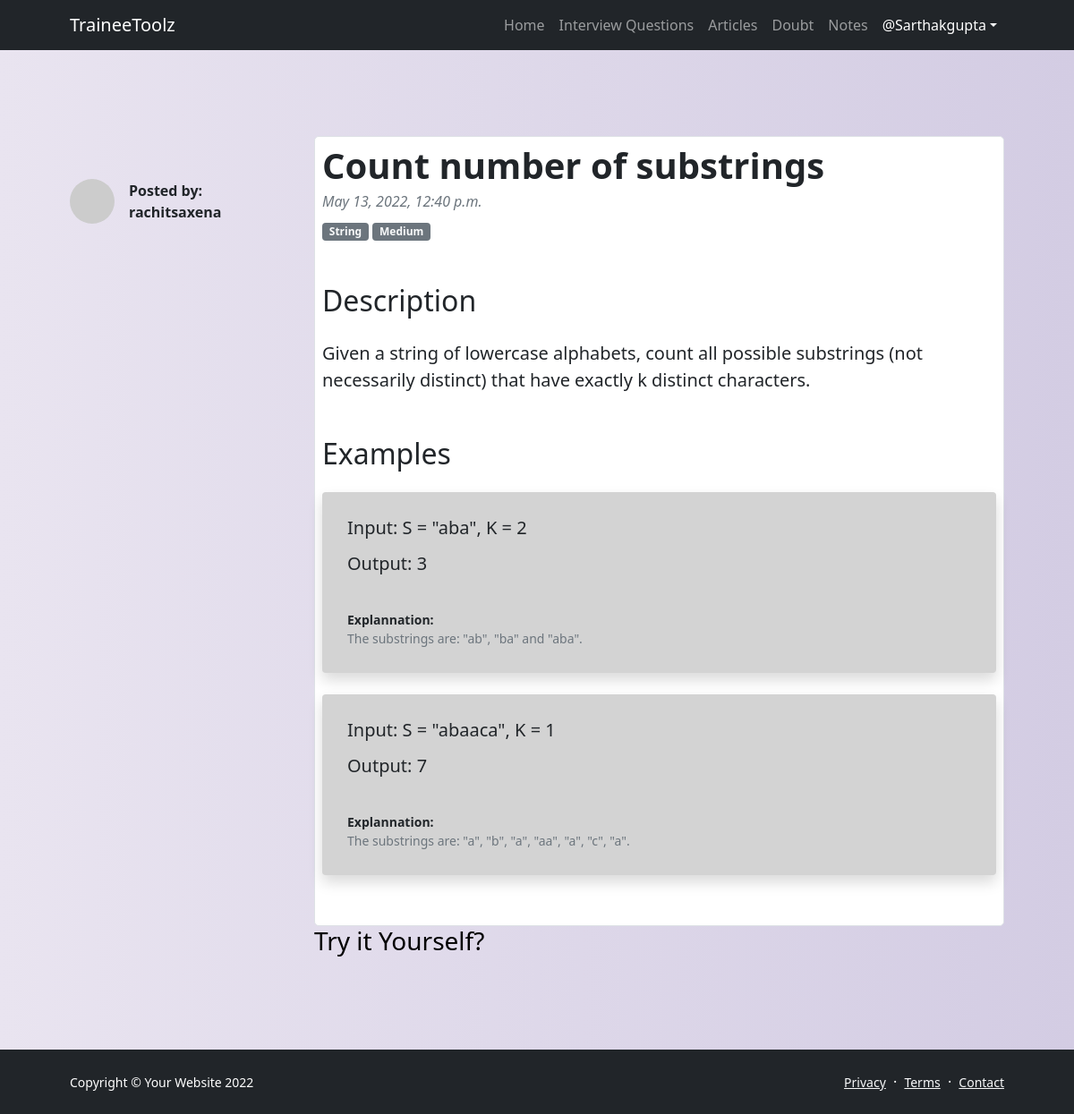
The page /question/question_detail/6 (signed in) on the database its author committed.
### question/models.py (models this page shows, shortened)
class Question(models.Model):
    DIFF_CHOICES = (
        ('Easy', 'Easy'),
        ('Medium', 'Medium'),
        ('Hard', 'Hard'),
    )
    heading = models.CharField(max_length=200)
    user = models.ForeignKey(User , on_delete=models.CASCADE)
    date = models.DateTimeField(auto_now_add=True)
    difficulty = models.CharField(max_length=100 , choices=DIFF_CHOICES , default='Easy')
    tags = models.ForeignKey(Category,blank=True , null=True, on_delete=models.CASCADE)
    description = models.TextField()
    example = models.ManyToManyField('Example' , blank=True , related_name='exampleQuestion')
    companies = models.ManyToManyField(Company, blank=True)

class Category(models.Model):
    ICON_CHOICES = (
        ('Arr','Array'),
        ('DP', 'Dynamic Programing'),
        ('STR', 'String'),
        ('LL','Linked List'),
        ("S",'Stack')
    )
    name = models.CharField(max_length=100)
    img = models.ImageField(blank=True, null=True, upload_to='./media/category')
    icon = models.CharField(max_length=3, choices=ICON_CHOICES, blank=True , null=True)
    def __str__(self):
        return self.name

class Example(models.Model):
    input = models.CharField(max_length=1000)
    output = models.CharField(max_length=1000)
    explaination = models.TextField()
    ques = models.ForeignKey(Question , on_delete=models.CASCADE , related_name='ques')

### question/views.py (the view)
# urls.py: path('question_detail/<str:pk>' , views.questions_detail, name='questions_detail'),
@login_required(login_url="loginPage")
def questions_detail(request, pk):
    question = Question.objects.get(id=pk)
    paras = str(question.description).split('/')
    params = {
        'question':question,
        'paras':paras
    }
    return render(request, 'question/questions_detail.html', params)

### templates/question/questions_detail.html (shortened to what this page needs)
<!DOCTYPE html>
<html lang="en">
    <head>
        <link href="https://cdn.jsdelivr.net/npm/bootstrap-icons@1.5.0/font/bootstrap-icons.css" rel="stylesheet" />
    </head>
    <body class="d-flex flex-column">
        <main class="flex-shrink-0">
            <nav class="navbar navbar-expand-lg navbar-dark bg-dark">
                <div class="container px-5">
                    <a class="navbar-brand" href="{% url 'index' %}">TraineeToolz</a>
                    <div class="collapse navbar-collapse" id="navbarSupportedContent">
                        <ul class="navbar-nav ms-auto mb-2 mb-lg-0">
                            <li class="nav-item"><a class="nav-link" href="{% url 'index' %}">Home</a></li>
                            <li class="nav-item"><a class="nav-link" href="{% url 'questionIndex' %}">Interview Questions</a></li>
                            <li class="nav-item"><a class="nav-link" href="{% url 'articles' %}">Articles</a></li>
                            <li class="nav-item"><a class="nav-link" href="{% url 'doubtIndex' %}">Doubt</a></li>
                            <li class="nav-item"><a class="nav-link" href="{% url 'notesMainPage' %}">Notes</a></li>
                            <li class="nav-item dropdown">
                                <a class="nav-link dropdown-toggle text-white" id="navbarDropdownPortfolio" href="#" role="button" data-bs-toggle="dropdown" aria-expanded="false">@{{user.username}}</a>
                            </li>
                        </ul>
                    </div>
                </div>
            </nav>
            <section class="py-5">
                <div class="container px-5 my-5">
                    <div class="row gx-5">
                        <div class="col-lg-3">
                            <div class="d-flex align-items-center mt-lg-5 mb-4">
                                <img class="img-fluid rounded-circle" src="https://dummyimage.com/50x50/ced4da/6c757d.jpg" alt="..." />
                                <div class="ms-3">
                                    <div class="fw-bold">Posted by:</div>
                                    <div class="fw-bold">{{question.user.username}}</div>
                                </div>
                            </div>
                        </div>
                        <div class="col-lg-9">
                            <article class="border p-2 bg-white" style="border-radius:5px;">
                                <header class="mb-4">
                                    <h1 class="fw-bolder mb-1">{{question.heading}}</h1>
                                    <div class="text-muted fst-italic mb-2">{{question.date}}</div>
                                    <a class="badge bg-secondary text-decoration-none link-light" href="#!">{{question.tags}}</a>
                                    <a class="badge bg-secondary text-decoration-none link-light" href="#!">{{question.difficulty}}</a>
                                </header>
                                <section class="mb-5">
                                    <h2 class=" mb-4 mt-5">Description  </h2>
                                    {% for i in paras%}
                                    <p class="fs-5 mb-4">{{i}}</p>
                                    {% endfor %}
                                    <h2 class=" mb-4 mt-5">Examples  </h2>
                                    {% for i in question.example.all%}
                                        <div class="card h-100 shadow p-1 border-0 my-4" style="background:#D3D3D3;">
                                            <div class="card-body p-4">
                                                <h5 class="card-title mb-3">Input: {{i.input}}</h5>
                                                <h5 class="card-title mb-3">Output: {{i.output}}</h5>
                                            </div>
                                            <div class="card-footer p-4 pt-0 bg-transparent border-top-0">
                                                <div class="d-flex align-items-end justify-content-between">
                                                    <div class="d-flex align-items-center">
                                                        <div class="small">
                                                            <div class="fw-bold">Explannation:</div>
                                                            <div class="text-muted">{{i.explaination}}</div>
                                                        </div>
                                                    </div>
                                                </div>
                                            </div>
                                        </div>
                                    {% endfor%}
                                </section>
                            </article>
                            <div class="row d-flex justify-content-center">
                                <a href="" style="text-decoration:none; color:black;">
                                    <h3>Try it Yourself?</h3>
                                </a>
                            </div>
                        </div>
                    </div>
                </div>
            </section>
        </main>
        <footer class="bg-dark py-4 mt-auto">
            <div class="container px-5">
                <div class="row align-items-center justify-content-between flex-column flex-sm-row">
                    <div class="col-auto"><div class="small m-0 text-white">Copyright &copy; Your Website 2022</div></div>
                    <div class="col-auto">
                        <a class="link-light small" href="#!">Privacy</a>
                        <span class="text-white mx-1">&middot;</span>
                        <a class="link-light small" href="#!">Terms</a>
                        <span class="text-white mx-1">&middot;</span>
                        <a class="link-light small" href="#!">Contact</a>
                    </div>
                </div>
            </div>
        </footer>
    </body>
</html>

### templates/question/questions_detail.html (style rules this page uses)
body { background: #D3CCE3; background: -webkit-linear-gradient(to right, #E9E4F0, #D3CCE3); background: linear-gradient(to right, #E9E4F0, #D3CCE3); }

### rows shown on the page
Question: user.username "rachitsaxena", heading "Count number of substrings", date "May 13, 2022, 12:40 p.m.", tags "String", difficulty "Medium", paras "Given a string of lowercase alphabets, count all possible substrings (not necessarily distinct) that have exactly k distinct characters."
Example: input "S = \"aba\", K = 2", output "3", explaination "The substrings are: \"ab\", \"ba\" and \"aba\"."
Example: input "S = \"abaaca\", K = 1", output "7", explaination "The substrings are: \"a\", \"b\", \"a\", \"aa\", \"a\", \"c\", \"a\"."

### other values the page prints
{{ user.username }} "Sarthakgupta"
